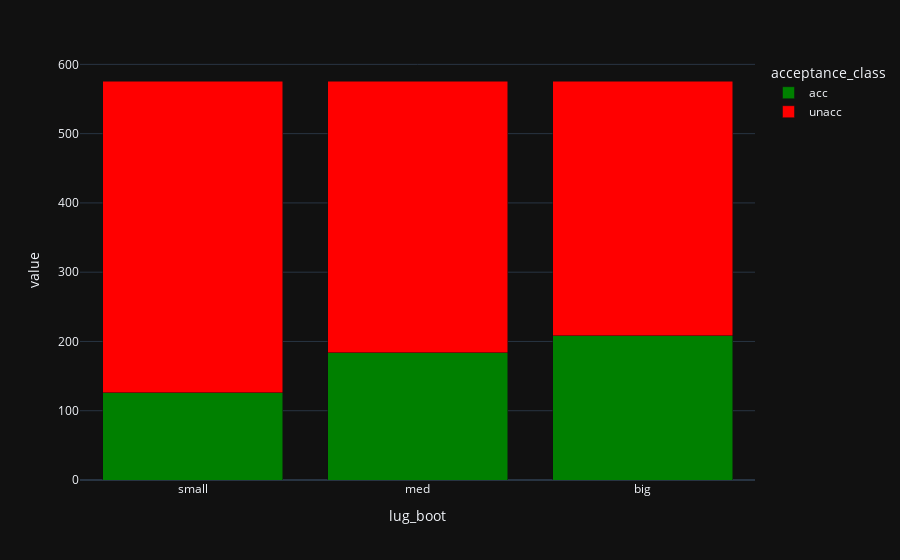

Source (notebook cell):
### Code cell
lug_boot_acceptance = data.pivot_table(
    acceptance,
    index=lug_boot,
    columns=acceptance_class,
    aggfunc='count'
).loc[['small', 'med', 'big']]

px.bar(
    lug_boot_acceptance,
    x=lug_boot_acceptance.index,
    y=lug_boot_acceptance.columns,
    barmode='stack',
    color_discrete_sequence=['green', 'red']
)

### Figure 1 — Plotly figure (JSON) as saved in the notebook; plotly's stock layout.template omitted (floating-point values rounded to 4 significant figures)
{"data": [{"hovertemplate": "acceptance_class=acc<br>lug_boot=%{x}<br>value=%{y}<extra></extra>", "legendgroup": "acc", "marker": {"color": "green", "pattern": {"shape": ""}}, "name": "acc", "orientation": "v", "showlegend": true, "textposition": "auto", "type": "bar", "x": ["small", "med", "big"], "xaxis": "x", "y": [126, 184, 208], "yaxis": "y"}, {"hovertemplate": "acceptance_class=unacc<br>lug_boot=%{x}<br>value=%{y}<extra></extra>", "legendgroup": "unacc", "marker": {"color": "red", "pattern": {"shape": ""}}, "name": "unacc", "orientation": "v", "showlegend": true, "textposition": "auto", "type": "bar", "x": ["small", "med", "big"], "xaxis": "x", "y": [450, 392, 368], "yaxis": "y"}], "layout": {"barmode": "stack", "legend": {"title": {"text": "acceptance_class"}, "tracegroupgap": 0}, "margin": {"t": 60}, "xaxis": {"anchor": "y", "domain": [0, 1], "title": {"text": "lug_boot"}}, "yaxis": {"anchor": "x", "domain": [0, 1], "title": {"text": "value"}}}}
